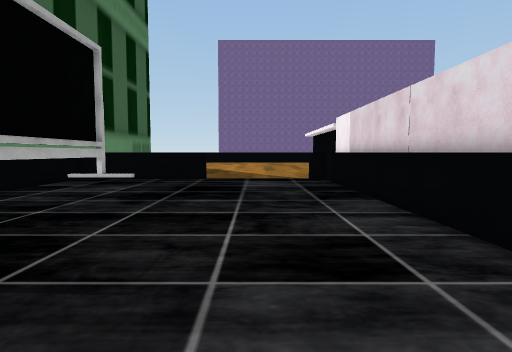
[1] (above)

15 first-person views from a walk through a Unity game level. The camera is 1.5 m above the floor, tilts 4° down and sees 75° across. The floor is counted in squares, 1 m on a side. Each view is taken from the middle of a square. On the plan, view 1 faces up. The plan holds only what a view shows up to about 15 squares ahead; the rest is blank. The place goes on beyond the plan.

[2]
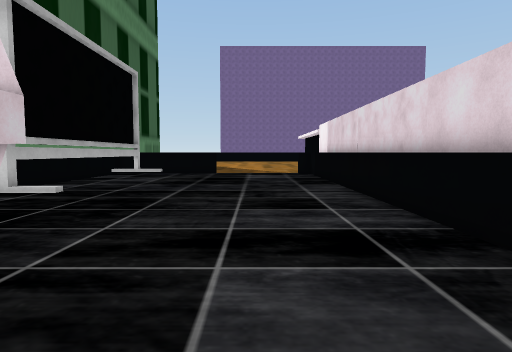

[3]
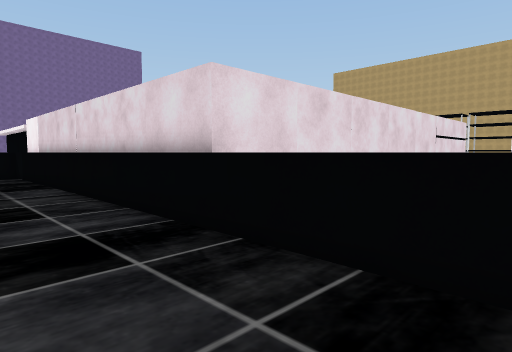

[4]
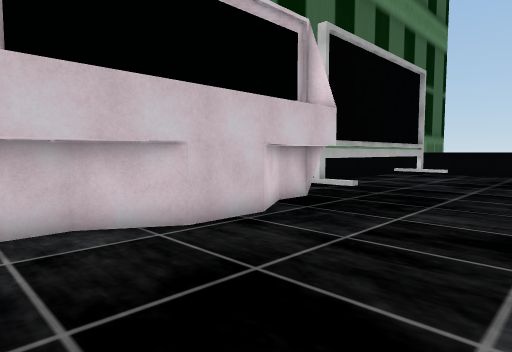

[5]
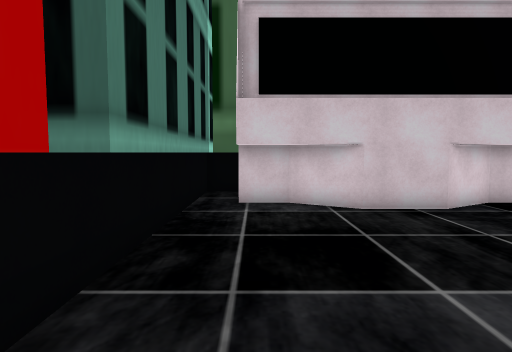

[6]
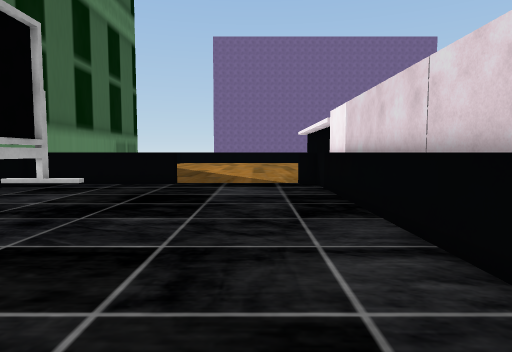

[7]
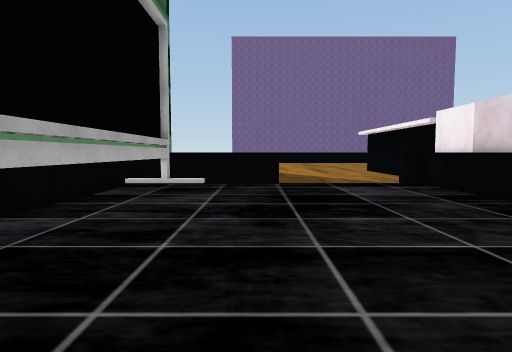

[8]
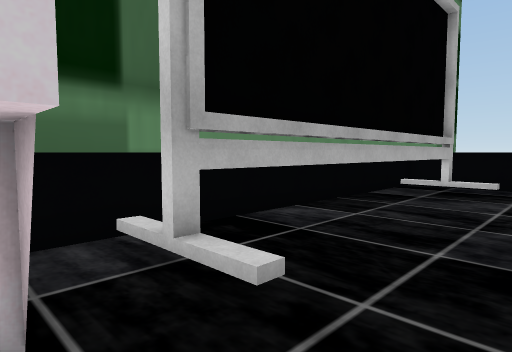

[9]
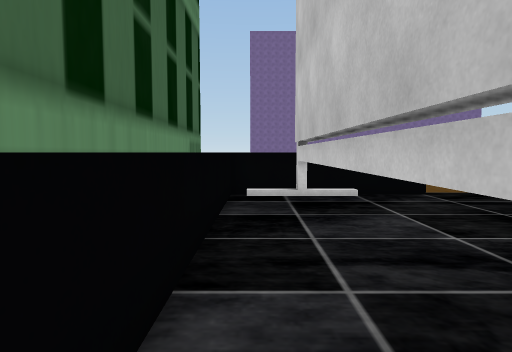

[10]
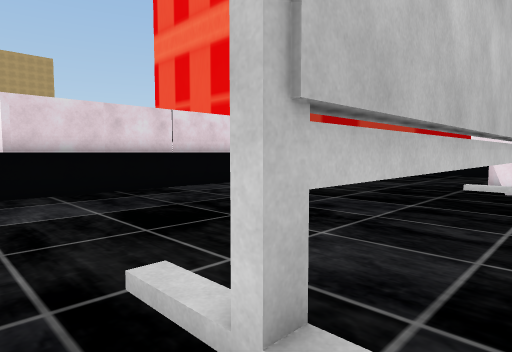

[11]
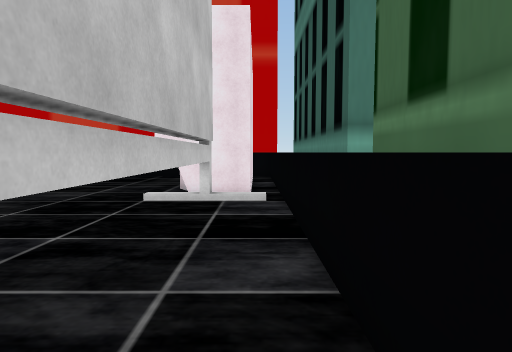

[12]
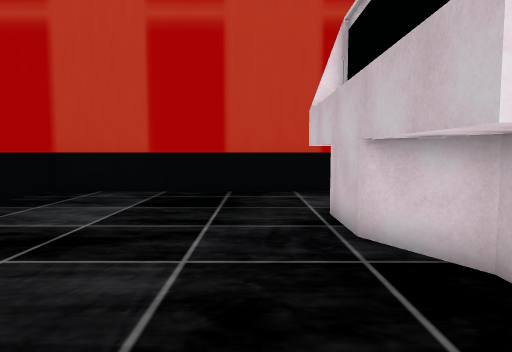

[13]
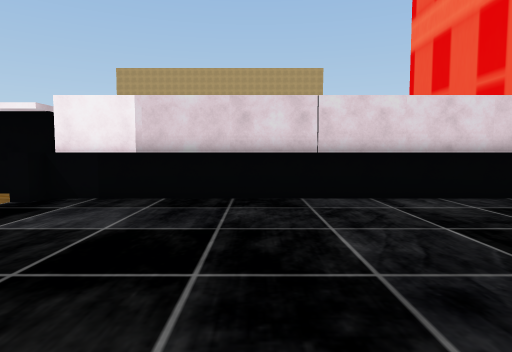

[14]
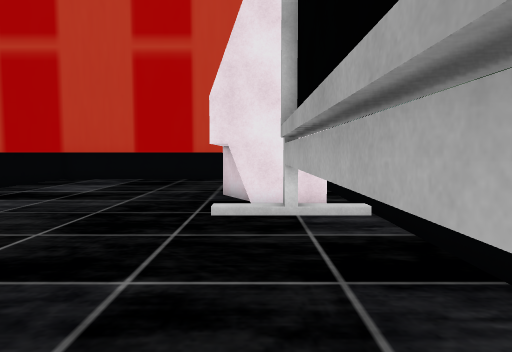

[15]
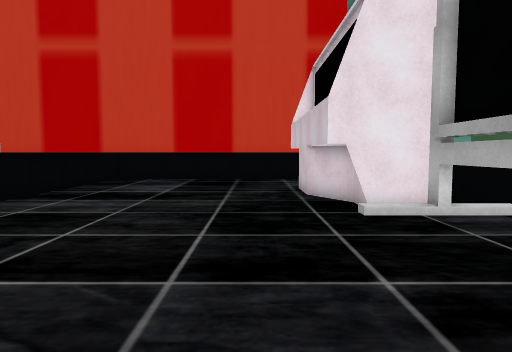

### Floor plan
Key: @ floor where view 1 was taken; # wall or solid block; . floor; ^ raised ledge; T thing the floor can be seen under or through; O other object.
Columns run from 10 left of view 1 to 15 right of it. Each row starts with its distance up from view 1.
 18  .............^#
 17 ^.............^#
 16 ^.T...........^#
 15 ^.T...........^#
 14  .T..........  #
 13 ^.T...........^#
 12 ^.T..........  #  O
 11 ^.T...........^#  O
 10 ^.T...........^#
  9 ^.T...........^#
  8 ^.T...........^#
  7  .T...........^#
  6 ^.T...........^#  O
  5 ^.............^#  O
  4 ^.............^#
  3  ###..........^#
  2 ^# #..........^#
  1 ^####.........^###########
  0     #.....@...^
 -1     #.........^
 -2     #.........^
 -3    ##.........^
 -4    #.........
 -5    #..........^
 -6 ^............
 -7   ^^^^ ^ ^^^^

Where each view was taken, in squares from view 1:
view 1: 0 up, 0 right, facing up
view 2: 5 down, 0 right, facing up
view 3: 5 down, 0 right, facing up-right
view 4: 6 down, 0 right, facing up-left
view 5: 5 down, 3 right, facing left
view 6: 3 up, 1 right, facing up
view 7: 3 up, 4 left, facing up
view 8: 3 up, 4 left, facing up-left
view 9: 7 up, 9 left, facing up
view 10: 18 up, 9 left, facing down-right
view 11: 14 up, 9 left, facing down
view 12: 6 up, 4 left, facing down
view 13: 12 up, 7 left, facing right
view 14: 12 up, 7 left, facing down
view 15: 12 up, 4 left, facing down
